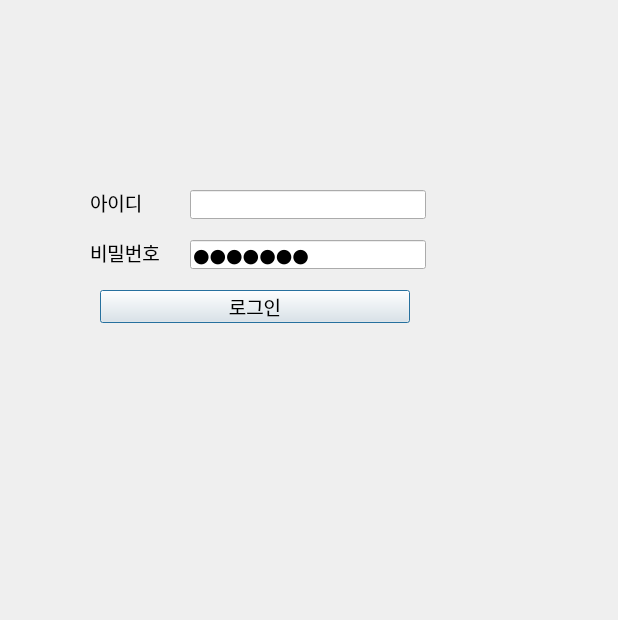
<?xml version="1.0" encoding="UTF-8"?>
<ui version="4.0">
 <class>Dialog</class>
 <widget class="QDialog" name="Dialog">
  <property name="geometry">
   <rect>
    <x>0</x>
    <y>0</y>
    <width>618</width>
    <height>620</height>
   </rect>
  </property>
  <property name="windowTitle">
   <string>Dialog</string>
  </property>
  <widget class="QLineEdit" name="id">
   <property name="geometry">
    <rect>
     <x>190</x>
     <y>190</y>
     <width>236</width>
     <height>29</height>
    </rect>
   </property>
   <property name="font">
    <font>
     <family>함초롬돋움</family>
     <pointsize>14</pointsize>
    </font>
   </property>
  </widget>
  <widget class="QLineEdit" name="pw">
   <property name="geometry">
    <rect>
     <x>190</x>
     <y>240</y>
     <width>236</width>
     <height>29</height>
    </rect>
   </property>
   <property name="font">
    <font>
     <family>함초롬돋움</family>
     <pointsize>14</pointsize>
    </font>
   </property>
   <property name="tabletTracking">
    <bool>false</bool>
   </property>
   <property name="text">
    <string>ㅁㄻㄴㄹㄹㅈㄼ</string>
   </property>
   <property name="echoMode">
    <enum>QLineEdit::Password</enum>
   </property>
  </widget>
  <widget class="QLabel" name="label">
   <property name="geometry">
    <rect>
     <x>90</x>
     <y>190</y>
     <width>56</width>
     <height>25</height>
    </rect>
   </property>
   <property name="font">
    <font>
     <family>함초롬돋움</family>
     <pointsize>14</pointsize>
    </font>
   </property>
   <property name="text">
    <string>아이디</string>
   </property>
  </widget>
  <widget class="QLabel" name="label_2">
   <property name="geometry">
    <rect>
     <x>90</x>
     <y>240</y>
     <width>74</width>
     <height>25</height>
    </rect>
   </property>
   <property name="font">
    <font>
     <family>함초롬돋움</family>
     <pointsize>14</pointsize>
    </font>
   </property>
   <property name="text">
    <string>비밀번호</string>
   </property>
  </widget>
  <widget class="QPushButton" name="login_btn">
   <property name="geometry">
    <rect>
     <x>100</x>
     <y>290</y>
     <width>310</width>
     <height>33</height>
    </rect>
   </property>
   <property name="font">
    <font>
     <family>함초롬돋움</family>
     <pointsize>14</pointsize>
    </font>
   </property>
   <property name="text">
    <string>로그인</string>
   </property>
  </widget>
 </widget>
 <resources/>
 <connections/>
</ui>
